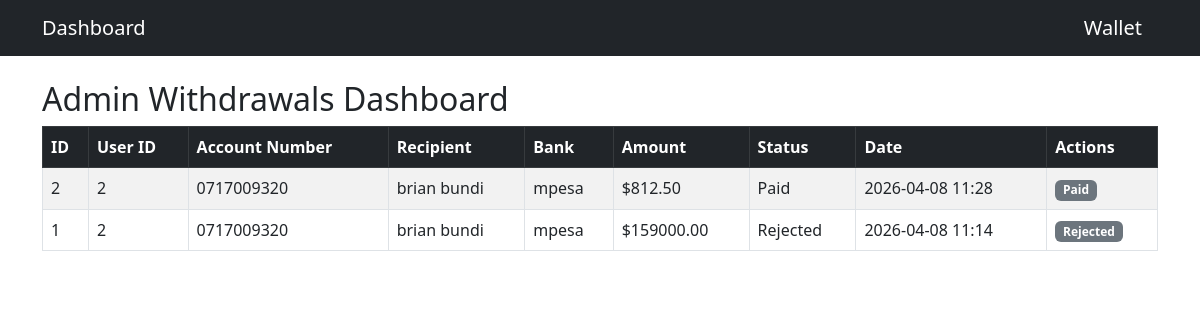
/admin/withdrawals, run on the app's committed database.
### models.py (models this page shows)
class Withdrawal(db.Model):
    __tablename__ = "withdrawals"
    id = db.Column(db.Integer, primary_key=True)
    user_id = db.Column(db.Integer, db.ForeignKey("user.id"), nullable=False)
    account_number = db.Column(db.String(100), nullable=False)
    recipient_name = db.Column(db.String(100), nullable=False)
    bank_name = db.Column(db.String(100), nullable=False)
    amount = db.Column(db.Float, nullable=False)
    status = db.Column(db.String(50), default="Pending")
    created_at = db.Column(db.DateTime, default=db.func.now())

### app.py (the view)
@app.route("/admin/withdrawals")
def admin_withdrawals():
    withdrawals = Withdrawal.query.order_by(Withdrawal.created_at.desc()).all()
    return render_template("admin_withdrawals.html", withdrawals=withdrawals)

### templates/admin_withdrawals.html
{% extends "base.html" %}
{% block content %}
<h2>Admin Withdrawals Dashboard</h2>
<table class="table table-bordered table-striped">
  <thead class="table-dark">
    <tr>
      <th>ID</th>
      <th>User ID</th>
      <th>Account Number</th>
      <th>Recipient</th>
      <th>Bank</th>
      <th>Amount</th>
      <th>Status</th>
      <th>Date</th>
      <th>Actions</th>
    </tr>
  </thead>
  <tbody>
    {% for w in withdrawals %}
    <tr>
      <td>{{ w.id }}</td>
      <td>{{ w.user_id }}</td>
      <td>{{ w.account_number }}</td>
      <td>{{ w.recipient_name }}</td>
      <td>{{ w.bank_name }}</td>
      <td>${{ "%.2f"|format(w.amount) }}</td>
      <td>{{ w.status }}</td>
      <td>{{ w.created_at.strftime("%Y-%m-%d %H:%M") }}</td>
      <td>
        {% if w.status == "Pending" %}
          <form method="POST" action="{{ url_for('mark_paid', withdrawal_id=w.id) }}" style="display:inline;">
            <button type="submit" class="btn btn-success btn-sm">Mark Paid</button>
          </form>
          <form method="POST" action="{{ url_for('reject_withdrawal', withdrawal_id=w.id) }}" style="display:inline;">
            <button type="submit" class="btn btn-danger btn-sm">Reject</button>
          </form>
        {% else %}
          <span class="badge bg-secondary">{{ w.status }}</span>
        {% endif %}
      </td>
    </tr>
    {% endfor %}
  </tbody>
</table>
{% endblock %}

### templates/base.html (shortened to what this page needs)
<!DOCTYPE html>
<html lang="en">
<head>
  <link href="https://cdn.jsdelivr.net/npm/bootstrap@5.3.0/dist/css/bootstrap.min.css" rel="stylesheet">
</head>
<body>
  <nav class="navbar navbar-dark bg-dark">
    <div class="container">
      <a class="navbar-brand" href="{{ url_for('dashboard') }}">Dashboard</a>
      <a class="navbar-brand" href="{{ url_for('wallet') }}">Wallet</a>
    </div>
  </nav>
  <div class="container mt-4">
    {% block content %}{% endblock %}
  </div>
</body>
</html>

### data on the page
Withdrawal: id "2", user_id "2", account_number "0717009320", recipient_name "brian bundi", bank_name "mpesa", amount "812.50", status "Paid", created_at "2026-04-08 11:28"
Withdrawal: id "1", user_id "2", account_number "0717009320", recipient_name "brian bundi", bank_name "mpesa", amount "159000.00", status "Rejected", created_at "2026-04-08 11:14"
